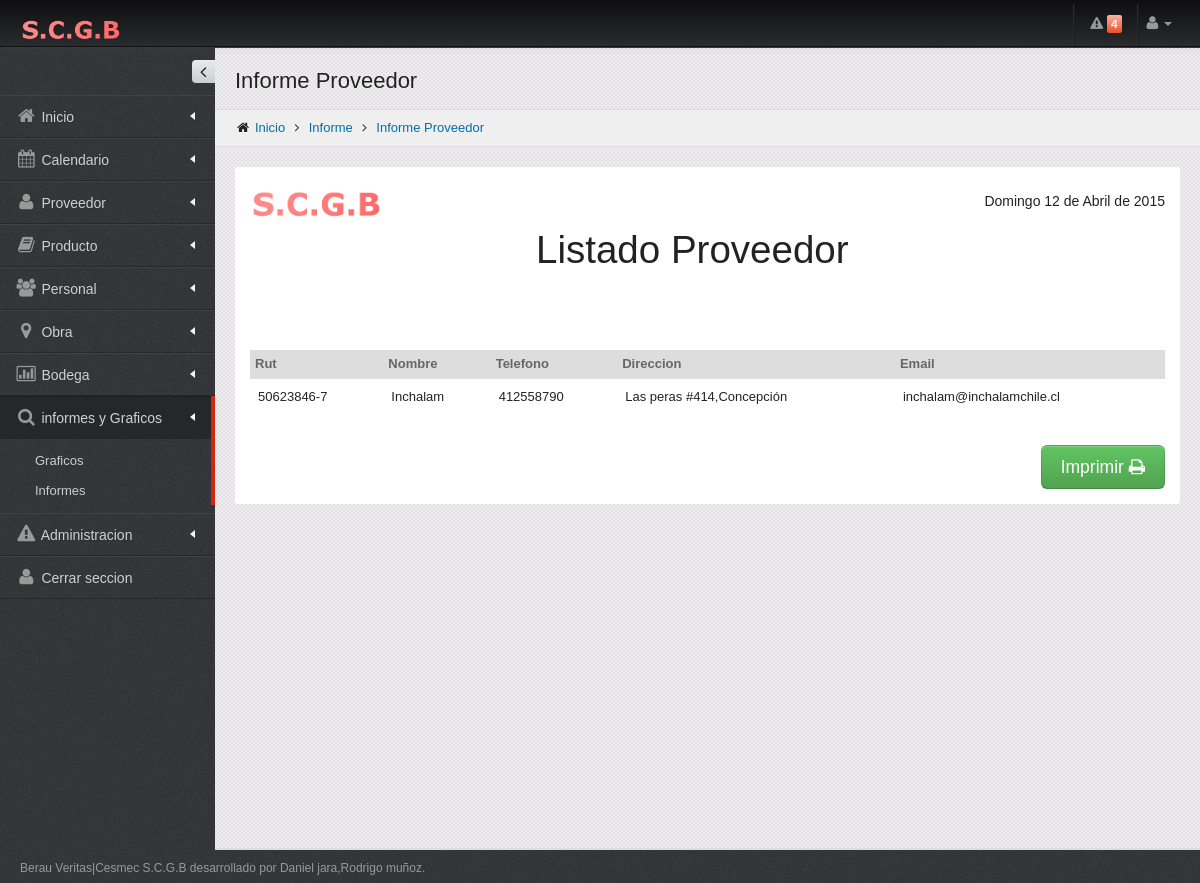
The page /listados/Listado_proveedorb.php (signed in) on the database its author committed.
### tables this page shows
CREATE TABLE `permiso` (
  `CODIGOPERMISO` int(11) NOT NULL AUTO_INCREMENT,
  `PROVEEDOR` int(1) DEFAULT NULL,
  `PRODUCTO` int(1) DEFAULT NULL,
  `PERSONAL` int(1) DEFAULT NULL,
  `OBRA` int(1) DEFAULT NULL,
  `BODEGA` int(11) DEFAULT NULL,
  `INFORMEYGRAFICO` int(11) DEFAULT NULL,
  `ADMINISTRACION` int(11) DEFAULT NULL,
  PRIMARY KEY (`CODIGOPERMISO`)
);

CREATE TABLE `proveedor` (
  `RUT` varchar(11) NOT NULL,
  `PD_NOMBRE` varchar(30) NOT NULL,
  `PD_DIRECCION` varchar(50) NOT NULL,
  `PD_TELEFONO` int(11) NOT NULL,
  `PD_EMAIL` varchar(30) DEFAULT NULL,
  `PD_ESTADO` int(1) NOT NULL,
  PRIMARY KEY (`RUT`)
);

### listados/Listado_proveedorb.php (the view, shortened to what this page needs)
    <? session_start();
include ("../include/conectar.php");
$CODIGO= $_SESSION["PERMISO"];
?>
<!DOCTYPE html>
 <html lang="es">
<head>
   <link href="../assets/plugins/bootstrap/css/bootstrap.min.css" rel="stylesheet" />
   <link href="../assets/plugins/bootstrap/css/bootstrap-responsive.min.css" rel="stylesheet" media="screen"/>
   <link href="../assets/plugins/font-awesome/css/font-awesome.css" rel="stylesheet" />
   <link href="../assets/css/style.css" rel="stylesheet" />
   <link href="../assets/css/style-responsive.css" rel="stylesheet" />
   <link href="../assets/css/themes/default.css" rel="stylesheet" id="style_color" />
   <link href="../assets/plugins/uniform/css/uniform.default.css" rel="stylesheet" type="text/css" />
   <link href="#" rel="stylesheet" id="style_metro" />
   <link href="../assets/css/pages/invoice.css" rel="stylesheet" type="text/css" />
   <link href="../assets/css/print.css" rel="stylesheet" type="text/css" media="print"/>
</head>
<body class="fixed-top">
<div id="header" class="navbar navbar-inverse navbar-fixed-top">
     <div class="navbar-inner">
       <div class="container-fluid">
         <a class="brand" href="../inicio.php"> <img src="../assets/img/logo.png" alt="Conquer" /> </a>
         <div class="top-nav">
           <? $sql = "SELECT COUNT( p.P_NOMBRE )as NUMERO FROM PRODUCTO p, STOCK s WHERE p.CODIGOPRODUCTO = s.CODIGOPRODUCTO AND p.P_ESTADO =1 AND s.S_CANTIDAD <= s.S_CANTIDADMINIMA ";
	$rs=mysql_query($sql,$conexion);
	while ($row=mysql_fetch_array($rs)){
              ?>
           <ul class="nav pull-right" id="top_menu">
             <li class="divider-vertical hidden-phone hidden-tablet"></li>
             <li  class="dropdown-toggle" id="header_notification_bar"> <a id="pulsate-regular" class="dropdown-toggle" data-toggle="dropdown"> <i class="icon-warning-sign"></i> <span class="label label-important">
               <?=$row["NUMERO"];?>
               </span></a>
                     <?=$row["NUMERO"]; }?>
             </li>
             <li class="divider-vertical hidden-phone hidden-tablet"></li>
             <li class="dropdown"> <a href="#" class="dropdown-toggle" data-toggle="dropdown"> <i class="icon-user"></i> <b class="caret"></b></a>
             </li>
           </ul>
         </div>
       </div>
     </div>
   </div>
<div id="container" class="row-fluid">
  <div id="sidebar" class="nav-collapse collapse">
        <?
	$sql3 = "SELECT PROVEEDOR,PRODUCTO,PERSONAL,OBRA,BODEGA,INFORMEYGRAFICO,ADMINISTRACION from PERMISO WHERE CODIGOPERMISO= $CODIGO ";
	$rs=mysql_query($sql3,$conexion);
	while ($row4=mysql_fetch_array($rs)){
  ?>
        <div class="sidebar-toggler hidden-phone"></div>
        <ul>
          <li class=""> <a href="../inicio.php"> <i class="icon-home"></i> <span class="title ">Inicio</span> <span class="arrow "></span></a></li>
          <li class=""> <a href="../Calendario/calendario.php"> <i class="icon-calendar"></i> <span class="title">Calendario</span> <span class="arrow "></span></a></li>
          <? if($row4["PROVEEDOR"]==1){
		?>
          <li class="has-sub "> <a href="javascript:;"> <i class="icon-user "></i> <span class="title" >Proveedor</span> <span class="arrow "></span></a>
          </li>
          <? }
		if($row4["PRODUCTO"]==1){
		?>
          <li class="has-sub "> <a href="javascript:;"> <i class="icon-book"></i> <span class="title">Producto</span> <span class="arrow"></span></a>
          </li>
          <? }
		if($row4["PERSONAL"]==1){
		?>
          <li class="has-sub"> <a href="javascript:;"> <i class="icon-group"></i> <span class="title">Personal</span> <span class="arrow "></span></a>
          </li>
          <? }
		 if($row4["OBRA"]==1){
		?>
          <li class="has-sub "> <a href="javascript:;"> <i class="icon-map-marker"></i> <span class="title">Obra</span> <span class="arrow "></span></a>
          </li>
          <? }
	      if($row4["BODEGA"]==1){
		?>
          <li class="has-sub  "> <a href="javascript:;"> <i class="icon-bar-chart"></i> <span class="title">Bodega</span> <span class="arrow "></span></a>
          </li>
          <? }
	      if($row4["INFORMEYGRAFICO"]==1){
		?>
          <li class="has-sub  star active"> <a href="javascript:;"> <i class="icon-search"></i> <span class="title">informes y Graficos</span> <span class="arrow "></span></a>
            <ul class="sub">
              <li ><a href="../graficos/menu_graficos.php">Graficos</a></li>
              <li ><a href="../listados/menu_listados.php">Informes</a></li>
            </ul>
          </li>
          <? }
 if($row4["ADMINISTRACION"]==1){
		?>
          <li class="has-sub  "> <a href="javascript:;"> <i class="icon-warning-sign"></i> <span class="title">Administracion</span> <span class="arrow "></span></a>
          </li>
          <? }
	}
		 ?>
          <li class=""> <a href="../logout.php"> <i class="icon-user"></i> <span class="title">Cerrar seccion</span></a></li>
        </ul>
      </div>
<div id="body">
         <div class="container-fluid">
            <div class="row-fluid hidden-print">
               <div class="span12">
                  <h3 class="page-title">
                     Informe Proveedor
                  </h3>
                  <ul class="breadcrumb">
                     <li>
                        <i class="icon-home"></i>
                        <a href="../inicio.php">Inicio</a>
                        <i class="icon-angle-right"></i>
                     </li>
                     <li>
                        <a href="../listados/menu_listados.php">Informe</a>
                        <i class="icon-angle-right"></i>
                     </li>
                     <li><a href="#">Informe Proveedor </a></li>
                  </ul>
               </div>
            </div>
            <div id="page">
               <div class="invoice">
                     <div class="row-fluid invoice-logo">
                        <div class="span2 invoice-logo-space"><img src="../assets/img/logo.png"alt="" width="373" height="109" /> </div>
                         <div class="span10">
                           <p>
                          <span class="span2 muted">
                          <h1>Listado Proveedor  </h1>
                          </span></p>
                        </div>
                     </div>
                     <div class="row-fluid">
                        <table class="table table-advance tabs-stacked">
                           <thead>
                              <tr class="table-condensed">
                                 <th>Rut</th>
                                 <th>Nombre</th>
                                 <th class="hidden-300">Telefono</th>
                                 <th class="hidden-300">Direccion</th>
                                 <th class="hidden-300">Email</th>
                              </tr>
                           </thead>
                           <tbody>
						   <?
	$sql = "SELECT RUT,PD_NOMBRE,PD_DIRECCION,PD_TELEFONO,PD_EMAIL FROM proveedor where PD_ESTADO=1";
	$rs=mysql_query($sql,$conexion);
	while ($row=mysql_fetch_array($rs)){
  ?>
                              <tr>
                                 <td><?=$row["RUT"];?></td>
                                 <td><?=$row["PD_NOMBRE"];?> </td>
                                 <td class="hidden-480"><?=$row["PD_TELEFONO"];?></td>
                                 <td class="hidden-480"><?=$row["PD_DIRECCION"];?></td>
                                 <td class="hidden-480"><?=$row["PD_EMAIL"];?></td>
                              </tr>
                              <? } ?>
                           </tbody>
                        </table>
                     </div>
                     <div class="row-fluid">
                       <div class="span4"></div>
                        <div class="span8 invoice-block">
                           <br />
                           <a class="btn btn-success btn-large hidden-print" onClick="javascript:window.print();">Imprimir <i class="icon-print icon-big"></i></a>
                        </div>
                     </div>
               </div>
            </div>
         </div>
  </div>
</div>
    <div id="footer">
      Berau Veritas|Cesmec S.C.G.B desarrollado por Daniel jara,Rodrigo muñoz.
   </div>
</body>
</html>

### assets/css/style-responsive.css (style rules this page uses)
@media (min-width: 980px) { #sidebar { position: absolute; width: 215px; } }
@media (min-width: 980px) { #sidebar ul { margin-top:47px; width: 215px; } }
@media (min-width: 980px) { #body { margin-top: 0px !important; } }
@media (min-width: 980px) { .fixed-top #body { margin-top: 20px; } }

### assets/css/themes/default.css (style rules this page uses)
body { color: #222; background-color:#3c3c3c !important; background-image: url(../../img/bg-default.png) !important; }
#header.navbar-inverse .navbar-inner { background-color: #0e0e0f; background-image: -moz-linear-gradient(top, #0e0e0f, #2a2b2e); background-image: -webkit-gradient(linear, 0 0, 0 100%, from(#2a2b2e), to(#2a2b2e)); background-image: -webkit-linear-gradient(top, #0e0e0f, #2a2b2e); background-image: -o-linear-gradient(top, #0e0e0f, #2a2b2e); background-image: linear-gradient(to bottom, #0e0e0f, #2a2b2e); background-repeat: repeat-x; filter: progid:DXImageTransform.Microsoft.gradient(startColorstr='#ff0e0e0f', endColorstr='#ff2a2b2e', GradientType=0); border-color: #141313; webkit-box-shadow: 0 1px 10px rgba(120, 120, 120, .1); -moz-box-shadow: 0 1px 10px rgba(120, 120, 120, .1); box-shadow: 0 1px 10px rgba(120, 120, 120, .1); }
#header.navbar-inverse .divider-vertical { border-left-color: #2c2d2f; border-right-color: #181a1b; }
#sidebar > ul > li > a { border-top: 1px solid #424242 !important; border-bottom: 1px solid #282828 !important; color: #d1d0d0 !important; text-shadow: 0 1px 1px #333 !important; }
#sidebar > ul > li a i { color: #999 !important; }
#sidebar > ul > li.active > a { background: #252728 !important; border-top: 1px solid #1c1d1e !important; border-bottom: 1px solid #242628 !important; }
#sidebar > ul > li > ul.sub > li > a { color: #ccc; text-shadow: 0 1px 1px #000; }

### assets/css/pages/invoice.css (style rules this page uses)
.invoice { padding: 15px; background: #fff; margin-bottom: 20px; -webkit-border-radius: 3px; -moz-border-radius: 3px; border-radius: 3px; }
.invoice table { margin:30px 0 30px; }
.invoice .invoice-logo { margin-bottom:20px; }
.invoice .invoice-logo p { padding:5px 0; font-size:26px; line-height:28px; text-align:right; }
.invoice .invoice-logo p span { display:block; font-size:14px; }
.invoice .invoice-logo-space { margin-bottom:15px; }
.invoice .invoice-block { text-align:right; }

### assets/css/print.css (style rules this page uses)
body { background-image: none !important; }
#header { display: none; }
#sidebar { display: none; }
.hidden-print { display: none; }
#footer { display: none; }
#container { margin: 0px; padding: 0px; }
#body { min-height: auto !important; background-image: none !important; border-bottom: 0 solid #ddd; }

### rows shown on the page
permiso: PROVEEDOR 1 (drawn), PRODUCTO 1 (drawn), PERSONAL 1 (drawn), OBRA 1 (drawn), BODEGA 1 (drawn), INFORMEYGRAFICO 1 (drawn), ADMINISTRACION 1 (drawn)
proveedor: RUT "50623846-7", PD_NOMBRE "Inchalam", PD_TELEFONO "412558790", PD_DIRECCION "Las peras #414,Concepción", PD_EMAIL "inchalam@inchalamchile.cl"

### other values the page prints
$row["NUMERO"] "4"
